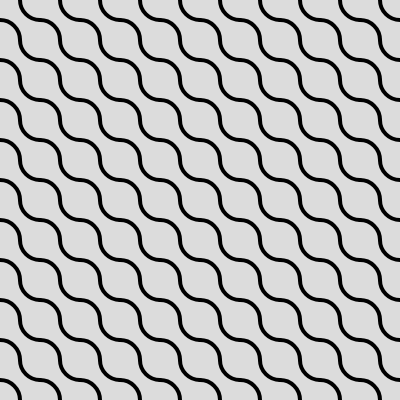
Frame 1 (no input)
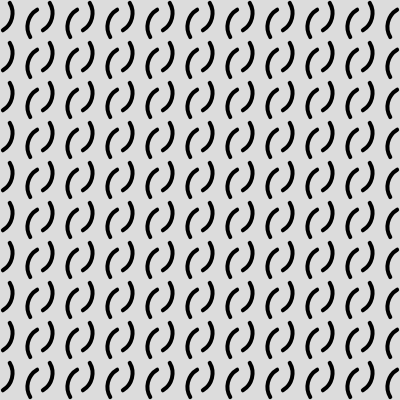
Frame 60 (no input)
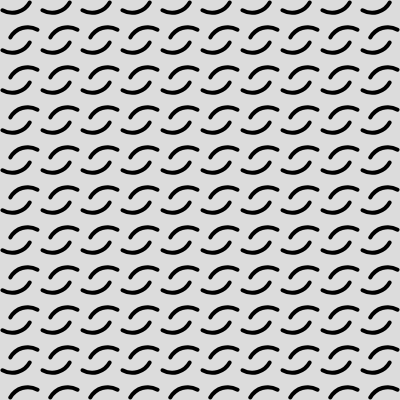
Frame 120 (the mouse pressed at the canvas centre since frame 60)

The p5.js sketch that drew these frames (run headless with seeded random() and noise() and a simulated clock; from frame 60 on, the mouse is pressed at the canvas centre):

// p5.js sketch
// ── sketch.js
// https://editor.p5js.org/jht9629-gmail/sketches/mxUEvOhbk
// truchet tiles rotate

let a_len = 40;
let a_angle = 0;

function setup() {
  createCanvas(400, 400);
  angleMode(DEGREES);
  // noLoop();
  noFill();
  strokeWeight(4)
}

function draw() {
  background(220);
  let half = a_len/2
  let odd = false
  for (let x = 0; x < width; x += a_len) {
    for (let y = 0; y < height; y += a_len) {
      // if (random() > 0.5) {
      if (odd) {
        drawLeft(x,y,half)
      }
      else {
        drawRight(x,y,half)
      }
      // odd = ! odd;
    }
    // odd = ! odd;
  }
  a_angle += 1;
}

function drawLeft(x, y, half) {
  push();
  translate(x+half, y+half);
  rotate(a_angle)
  arc(-half+0, -half+0, a_len, a_len, 0, 90);
  arc(-half+a_len, -half+a_len, a_len, a_len, 180, 270);
  pop();
}

function drawRight(x, y, half) {
  push();
  noFill();
  translate(x+half, y+half);
  rotate(a_angle)
  arc(-half+a_len, -half+0, a_len, a_len, 90, 180);
  arc(-half+0, -half+a_len, a_len, a_len, 270, 360);
  pop();
}

// https://editor.p5js.org/jht9629-nyu/sketches/1CpIVSqp_d
// truchet tiles re-factored

// https://editor.p5js.org/jht9629-nyu/sketches/lBrb1cBQ7
// truchet tiles copy

// https://editor.p5js.org/ambikajo/sketches/cKu3Gn0Po
// truchet tiles by ambikajo
